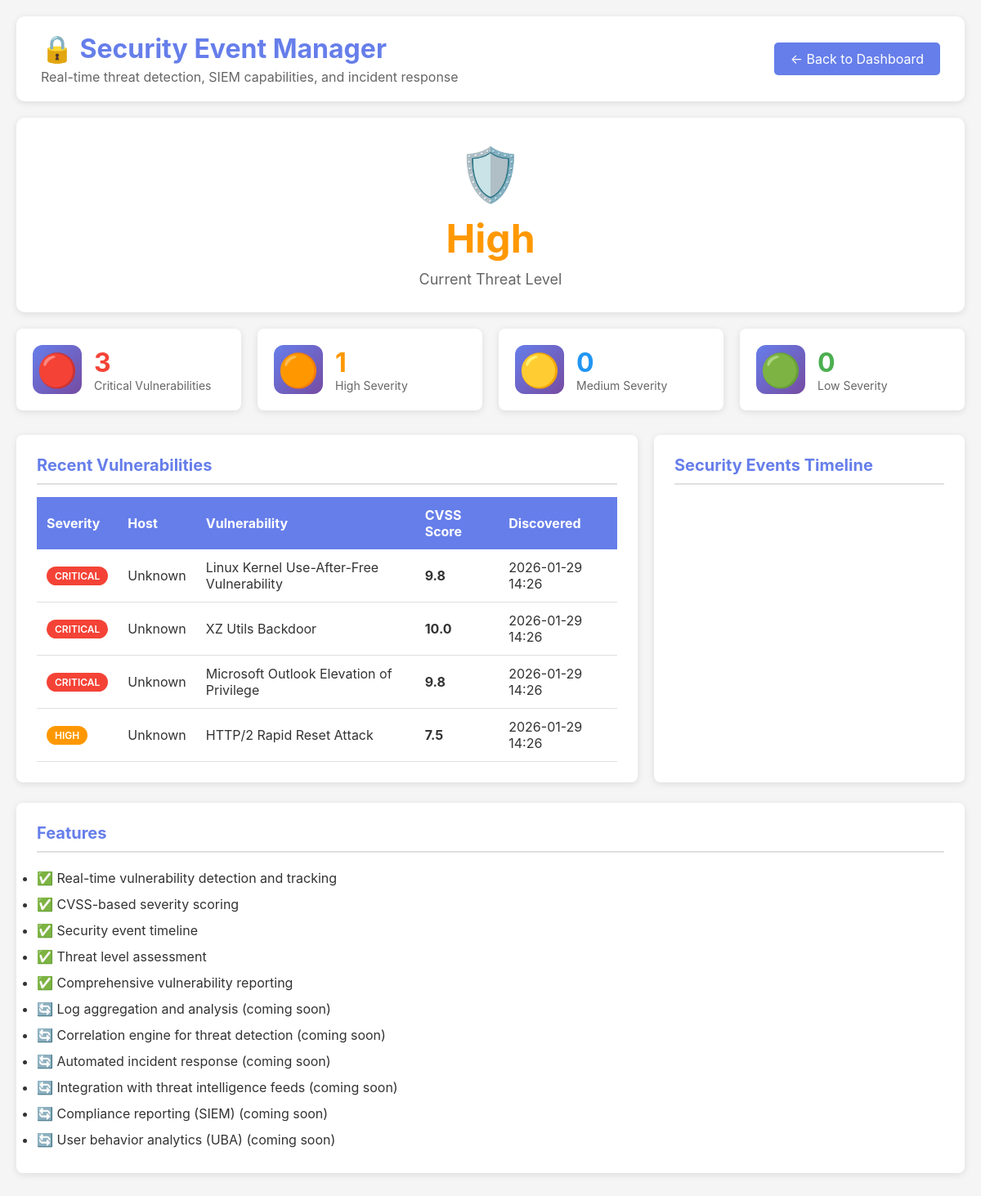
/modules/sem.php, run on the app's committed database.
### tables this page shows
CREATE TABLE IF NOT EXISTS vulnerabilities (
    id INT AUTO_INCREMENT PRIMARY KEY,
    cve_id VARCHAR(20) UNIQUE DEFAULT NULL,
    title VARCHAR(255) NOT NULL,
    description TEXT,
    severity ENUM('critical', 'high', 'medium', 'low', 'info') NOT NULL,
    cvss_score DECIMAL(3,1) DEFAULT NULL COMMENT 'CVSS v3 Score 0.0-10.0',
    cvss_vector VARCHAR(100) DEFAULT NULL,
    affected_services TEXT COMMENT 'Comma-separated list of affected services',
    affected_versions TEXT COMMENT 'Affected version patterns',
    published_date DATE DEFAULT NULL,
    external_references TEXT COMMENT 'External references and links',
    cwe_id VARCHAR(20) DEFAULT NULL COMMENT 'Common Weakness Enumeration',
    exploit_available BOOLEAN DEFAULT FALSE,
    patch_available BOOLEAN DEFAULT FALSE,
    created_at TIMESTAMP DEFAULT CURRENT_TIMESTAMP,
    updated_at TIMESTAMP DEFAULT CURRENT_TIMESTAMP ON UPDATE CURRENT_TIMESTAMP,
    INDEX idx_cve (cve_id),
    INDEX idx_severity (severity),
    INDEX idx_cvss (cvss_score)
);

### classes/Database.php (called while the page is built, shortened)
<?php
class Database {
    private static $instance = null;
    private $connection;
    private $config;
    private function __construct() {
        $configFile = __DIR__ . '/../config/database.php';
        $this->config = require $configFile;
    }
    private function connect() {
        try {
            $dsn = sprintf(
                "mysql:host=%s;port=%s;dbname=%s;charset=%s",
                $this->config['host'],
                $this->config['port'],
                $this->config['database'],
                $this->config['charset']
            );
            $this->connection = new PDO(
                $dsn,
                $this->config['username'],
                $this->config['password'],
                $this->config['options']
            );
        } catch (PDOException $e) {
            error_log("Database Connection Error: " . $e->getMessage());
            throw new Exception("Failed to connect to database: " . $e->getMessage());
        }
    }
    public static function getInstance() {
        if (self::$instance === null) {
            self::$instance = new self();
        }
        return self::$instance;
    }
    public function query($sql, $params = []) {
        try {
            $stmt = $this->connection->prepare($sql);
            $stmt->execute($params);
            return $stmt;
        } catch (PDOException $e) {
            error_log("Query Error: " . $e->getMessage() . " | SQL: " . $sql);
            throw $e;
        }
    }
    public function fetchAll($sql, $params = []) {
        return $this->query($sql, $params)->fetchAll();
    }
    public function fetchOne($sql, $params = []) {
        return $this->query($sql, $params)->fetch();
    }
}

### config/database.php (called while the page is built)
<?php
return [
    'host' => getenv('DB_HOST') ?: 'localhost',
    'port' => getenv('DB_PORT') ?: '3307',
    'database' => getenv('DB_NAME') ?: 'network_security_scanner',
    'username' => getenv('DB_USER') ?: 'root',
    'password' => getenv('DB_PASS') ?: '',
    'charset' => 'utf8mb4',
    'collation' => 'utf8mb4_unicode_ci',
    'options' => [
        PDO::ATTR_ERRMODE => PDO::ERRMODE_EXCEPTION,
        PDO::ATTR_DEFAULT_FETCH_MODE => PDO::FETCH_ASSOC,
        PDO::ATTR_EMULATE_PREPARES => false,
        PDO::ATTR_PERSISTENT => false
    ]
];

### modules/sem.php (the view, shortened to what this page needs)
<?php
require_once __DIR__ . '/../classes/Database.php';
$db = Database::getInstance();
$critical_vulns = $db->fetchOne("SELECT COUNT(*) as count FROM vulnerabilities WHERE severity = 'critical'")['count'];
$high_vulns = $db->fetchOne("SELECT COUNT(*) as count FROM vulnerabilities WHERE severity = 'high'")['count'];
$medium_vulns = $db->fetchOne("SELECT COUNT(*) as count FROM vulnerabilities WHERE severity = 'medium'")['count'];
$low_vulns = $db->fetchOne("SELECT COUNT(*) as count FROM vulnerabilities WHERE severity = 'low'")['count'];
$threat_level = 'Low';
$threat_color = '#4CAF50';
if ($critical_vulns > 5) {
    $threat_level = 'Critical';
    $threat_color = '#f44336';
} elseif ($critical_vulns > 0 || $high_vulns > 10) {
    $threat_level = 'High';
    $threat_color = '#ff9800';
} elseif ($high_vulns > 0 || $medium_vulns > 20) {
    $threat_level = 'Medium';
    $threat_color = '#2196F3';
}
$top_vulns = $db->fetchAll("SELECT v.*, h.ip_address, h.hostname,
    COALESCE(sr.detected_at, v.created_at) as discovered_at
    FROM vulnerabilities v
    LEFT JOIN scan_results sr ON v.id = sr.vulnerability_id
    LEFT JOIN hosts h ON sr.host_id = h.id
    ORDER BY
        FIELD(v.severity, 'critical', 'high', 'medium', 'low', 'info'),
        COALESCE(sr.detected_at, v.created_at) DESC
    LIMIT 20");
?>
<!DOCTYPE html>
<html lang="en">
<head>
    <link rel="stylesheet" href="../admin/style.css">
</head>
<body>
    <div class="container">
        <div class="header-bar">
            <div>
                <h1 style="margin: 0; color: #667eea;">🔒 Security Event Manager</h1>
                <p style="margin: 5px 0 0 0; color: #666;">Real-time threat detection, SIEM capabilities, and incident response</p>
            </div>
            <a href="../index.php" class="back-btn">← Back to Dashboard</a>
        </div>
        <div class="threat-indicator">
            <div style="font-size: 64px;">🛡️</div>
            <div class="threat-level" style="color: <?= $threat_color ?>;"><?= $threat_level ?></div>
            <div style="font-size: 18px; color: #666;">Current Threat Level</div>
        </div>
        <div class="stats-grid">
            <div class="stat-card">
                <div class="stat-icon">🔴</div>
                <div class="stat-info">
                    <div class="stat-number" style="color: #f44336;"><?= $critical_vulns ?></div>
                    <div class="stat-label">Critical Vulnerabilities</div>
                </div>
            </div>
            <div class="stat-card">
                <div class="stat-icon">🟠</div>
                <div class="stat-info">
                    <div class="stat-number" style="color: #ff9800;"><?= $high_vulns ?></div>
                    <div class="stat-label">High Severity</div>
                </div>
            </div>
            <div class="stat-card">
                <div class="stat-icon">🟡</div>
                <div class="stat-info">
                    <div class="stat-number" style="color: #2196F3;"><?= $medium_vulns ?></div>
                    <div class="stat-label">Medium Severity</div>
                </div>
            </div>
            <div class="stat-card">
                <div class="stat-icon">🟢</div>
                <div class="stat-info">
                    <div class="stat-number" style="color: #4CAF50;"><?= $low_vulns ?></div>
                    <div class="stat-label">Low Severity</div>
                </div>
            </div>
        </div>
        <div style="display: grid; grid-template-columns: 2fr 1fr; gap: 20px; margin-top: 20px;">
            <div class="card">
                <h2>Recent Vulnerabilities</h2>
                <table class="vuln-table">
                    <thead>
                        <tr>
                            <th>Severity</th>
                            <th>Host</th>
                            <th>Vulnerability</th>
                            <th>CVSS Score</th>
                            <th>Discovered</th>
                        </tr>
                    </thead>
                    <tbody>
                        <?php foreach ($top_vulns as $vuln):
                            $severityColors = [
                                'critical' => 'critical',
                                'high' => 'high',
                                'medium' => 'medium',
                                'low' => 'low'
                            ];
                        ?>
                        <tr>
                            <td>
                                <span class="badge badge-<?= $severityColors[$vuln['severity']] ?>">
                                    <?= strtoupper($vuln['severity']) ?>
                                </span>
                            </td>
                            <td>
                                <?= htmlspecialchars($vuln['hostname'] ?? $vuln['ip_address'] ?? 'Unknown') ?>
                            </td>
                            <td><?= htmlspecialchars($vuln['title']) ?></td>
                            <td style="font-weight: bold;">
                                <?= number_format($vuln['cvss_score'], 1) ?>
                            </td>
                            <td><?= date('Y-m-d H:i', strtotime($vuln['discovered_at'])) ?></td>
                        </tr>
                        <?php endforeach; ?>
                    </tbody>
                </table>
            </div>
            <div class="card">
                <h2>Security Events Timeline</h2>
            </div>
        </div>
        <div class="card">
            <h2>Features</h2>
            <ul style="line-height: 2;">
                <li>✅ Real-time vulnerability detection and tracking</li>
                <li>✅ CVSS-based severity scoring</li>
                <li>✅ Security event timeline</li>
                <li>✅ Threat level assessment</li>
                <li>✅ Comprehensive vulnerability reporting</li>
                <li>🔄 Log aggregation and analysis (coming soon)</li>
                <li>🔄 Correlation engine for threat detection (coming soon)</li>
                <li>🔄 Automated incident response (coming soon)</li>
                <li>🔄 Integration with threat intelligence feeds (coming soon)</li>
                <li>🔄 Compliance reporting (SIEM) (coming soon)</li>
                <li>🔄 User behavior analytics (UBA) (coming soon)</li>
            </ul>
        </div>
    </div>
</body>
</html>

### admin/style.css (style rules this page uses)
* { margin: 0; padding: 0; box-sizing: border-box; }
body { font-family: -apple-system, BlinkMacSystemFont, 'Segoe UI', Roboto, sans-serif; background: #f5f5f5; color: #333; }
.container { max-width: 1400px; margin: 0 auto; }
.card { background: white; padding: 25px; border-radius: 8px; box-shadow: 0 2px 8px rgba(0,0,0,0.1); margin-bottom: 25px; }
.card h2 { font-size: 20px; margin-bottom: 15px; color: #667eea; border-bottom: 2px solid #e0e0e0; padding-bottom: 10px; }
.stats-grid { display: grid; grid-template-columns: repeat(auto-fit, minmax(250px, 1fr)); gap: 20px; margin-bottom: 30px; }
.stat-card { background: white; padding: 20px; border-radius: 8px; box-shadow: 0 2px 8px rgba(0,0,0,0.1); display: flex; align-items: center; gap: 15px; transition: transform 0.3s; }
.stat-icon { font-size: 40px; width: 60px; height: 60px; background: linear-gradient(135deg, #667eea, #764ba2); border-radius: 12px; display: flex; align-items: center; justify-content: center; }
.stat-info { flex: 1; }
.stat-number { font-size: 32px; font-weight: bold; color: #333; }
.stat-label { color: #666; font-size: 14px; }
.badge { display: inline-block; padding: 4px 10px; border-radius: 12px; font-size: 12px; font-weight: 600; }
.badge-critical { background: #f44336; color: white; }
.badge-high { background: #ff9800; color: white; }

### modules/sem.php (style rules this page uses)
body { background: #f5f5f5; padding: 20px; }
.container { max-width: 1400px; margin: 0 auto; }
.header-bar { background: white; padding: 20px 30px; border-radius: 10px; margin-bottom: 20px; display: flex; justify-content: space-between; align-items: center; box-shadow: 0 2px 8px rgba(0,0,0,0.1); }
.back-btn { background: #667eea; color: white; padding: 10px 20px; border-radius: 5px; text-decoration: none; }
.threat-indicator { text-align: center; padding: 30px; background: white; border-radius: 10px; box-shadow: 0 2px 8px rgba(0,0,0,0.1); margin-bottom: 20px; }
.threat-level { font-size: 48px; font-weight: bold; margin: 10px 0; }
.vuln-table { width: 100%; border-collapse: collapse; }
.vuln-table th { background: #667eea; color: white; padding: 12px; text-align: left; }
.vuln-table td { padding: 12px; border-bottom: 1px solid #e0e0e0; }

### data on the page
vulnerabilities: severity "CRITICAL", hostname "Unknown", title "Linux Kernel Use-After-Free Vulnerability", cvss_score "9.8", discovered_at "2026-01-29 14:26"
vulnerabilities: severity "CRITICAL", hostname "Unknown", title "XZ Utils Backdoor", cvss_score "10.0", discovered_at "2026-01-29 14:26"
vulnerabilities: severity "CRITICAL", hostname "Unknown", title "Microsoft Outlook Elevation of Privilege", cvss_score "9.8", discovered_at "2026-01-29 14:26"
vulnerabilities: severity "HIGH", hostname "Unknown", title "HTTP/2 Rapid Reset Attack", cvss_score "7.5", discovered_at "2026-01-29 14:26"

### other printed values
$threat_level "High"
$critical_vulns "3"
$high_vulns "1"
$medium_vulns "0"
$low_vulns "0"
